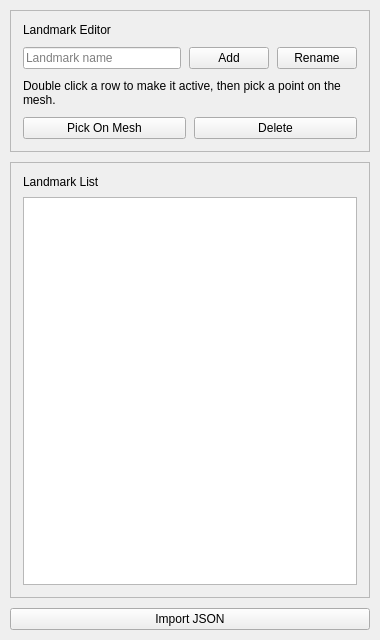
<?xml version="1.0" encoding="UTF-8"?>
<ui version="4.0">
 <class>LandmarkPanelForm</class>
 <widget class="QWidget" name="LandmarkPanelForm">
  <property name="geometry">
   <rect>
    <x>0</x>
    <y>0</y>
    <width>380</width>
    <height>640</height>
   </rect>
  </property>
  <layout class="QVBoxLayout" name="outer_layout">
   <property name="spacing">
    <number>10</number>
   </property>
   <property name="leftMargin">
    <number>10</number>
   </property>
   <property name="topMargin">
    <number>10</number>
   </property>
   <property name="rightMargin">
    <number>10</number>
   </property>
   <property name="bottomMargin">
    <number>10</number>
   </property>
   <item>
    <widget class="QFrame" name="top_frame">
     <property name="frameShape">
      <enum>QFrame::Shape::StyledPanel</enum>
     </property>
     <property name="frameShadow">
      <enum>QFrame::Shadow::Raised</enum>
     </property>
     <layout class="QVBoxLayout" name="top_layout">
      <property name="spacing">
       <number>10</number>
      </property>
      <property name="leftMargin">
       <number>12</number>
      </property>
      <property name="topMargin">
       <number>12</number>
      </property>
      <property name="rightMargin">
       <number>12</number>
      </property>
      <property name="bottomMargin">
       <number>12</number>
      </property>
      <item>
       <widget class="QLabel" name="caption_label">
        <property name="text">
         <string>Landmark Editor</string>
        </property>
       </widget>
      </item>
      <item>
       <layout class="QHBoxLayout" name="input_row">
        <property name="spacing">
         <number>8</number>
        </property>
        <item>
         <widget class="QLineEdit" name="name_edit">
          <property name="placeholderText">
           <string>Landmark name</string>
          </property>
         </widget>
        </item>
        <item>
         <widget class="QPushButton" name="add_button">
          <property name="text">
           <string>Add</string>
          </property>
         </widget>
        </item>
        <item>
         <widget class="QPushButton" name="rename_button">
          <property name="text">
           <string>Rename</string>
          </property>
         </widget>
        </item>
       </layout>
      </item>
      <item>
       <widget class="QLabel" name="selection_hint">
        <property name="text">
         <string>Double click a row to make it active, then pick a point on the mesh.</string>
        </property>
        <property name="wordWrap">
         <bool>true</bool>
        </property>
       </widget>
      </item>
      <item>
       <layout class="QHBoxLayout" name="action_row">
        <property name="spacing">
         <number>8</number>
        </property>
        <item>
         <widget class="QPushButton" name="pick_button">
          <property name="text">
           <string>Pick On Mesh</string>
          </property>
         </widget>
        </item>
        <item>
         <widget class="QPushButton" name="delete_button">
          <property name="text">
           <string>Delete</string>
          </property>
         </widget>
        </item>
       </layout>
      </item>
     </layout>
    </widget>
   </item>
   <item>
    <widget class="QFrame" name="table_frame">
     <property name="frameShape">
      <enum>QFrame::Shape::StyledPanel</enum>
     </property>
     <property name="frameShadow">
      <enum>QFrame::Shadow::Raised</enum>
     </property>
     <layout class="QVBoxLayout" name="table_layout">
      <property name="spacing">
       <number>8</number>
      </property>
      <property name="leftMargin">
       <number>12</number>
      </property>
      <property name="topMargin">
       <number>12</number>
      </property>
      <property name="rightMargin">
       <number>12</number>
      </property>
      <property name="bottomMargin">
       <number>12</number>
      </property>
      <item>
       <widget class="QLabel" name="table_label">
        <property name="text">
         <string>Landmark List</string>
        </property>
       </widget>
      </item>
      <item>
       <widget class="QTableWidget" name="table"/>
      </item>
     </layout>
    </widget>
   </item>
   <item>
    <layout class="QHBoxLayout" name="footer_layout">
     <property name="spacing">
      <number>8</number>
     </property>
     <item>
      <widget class="QPushButton" name="import_button">
       <property name="text">
        <string>Import JSON</string>
       </property>
      </widget>
     </item>
    </layout>
   </item>
  </layout>
 </widget>
 <resources/>
 <connections/>
</ui>
